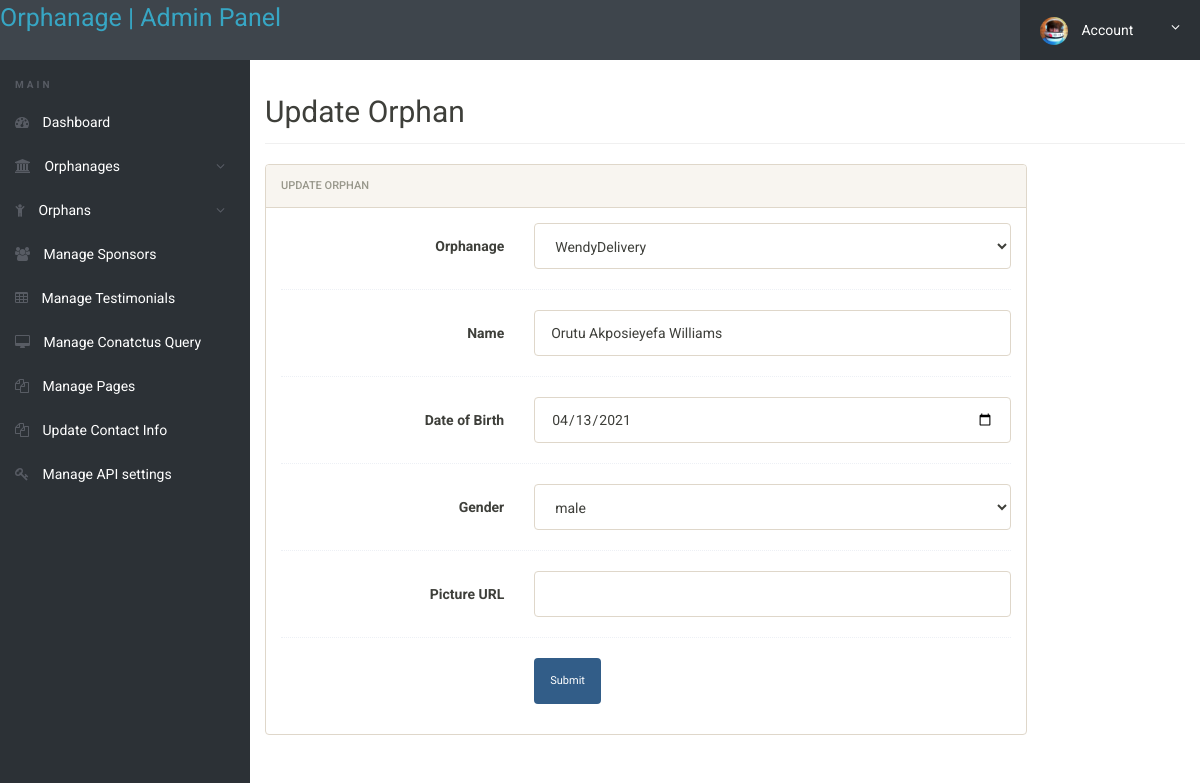
Page /admin/edit-orphan.php?orphanid=1 (signed in) on the earlier database version.
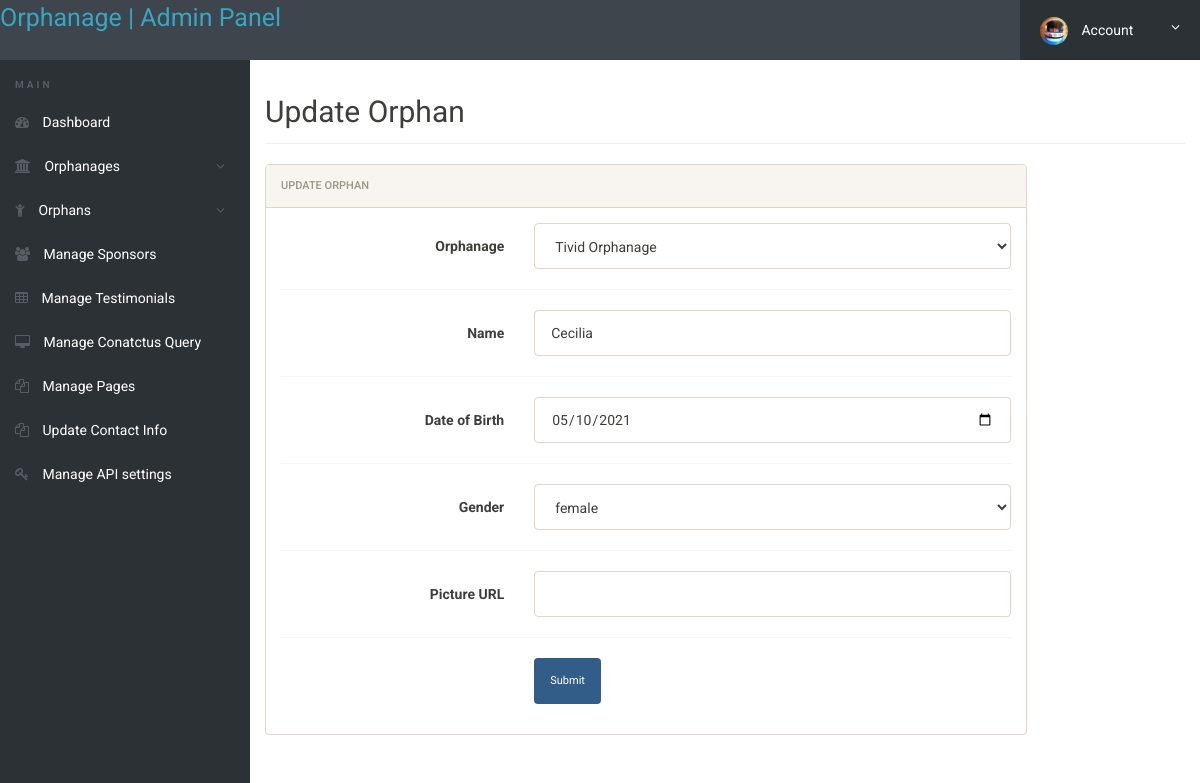
Same page on the later database version.
### tables this page shows
CREATE TABLE `orphans` (
  `id` int(11) NOT NULL,
  `orphanage_id` int(11) NOT NULL,
  `name` varchar(300) NOT NULL,
  `dob` date NOT NULL,
  `gender` varchar(300) NOT NULL,
  `picture` varchar(255) DEFAULT NULL,
  `created_at` datetime NOT NULL DEFAULT CURRENT_TIMESTAMP
);

### admin/edit-orphan.php (the view, shortened to what this page needs)
<?php
include('../includes/config.php');
if(strlen($_SESSION['alogin'])==0)
	{
header('location:index.php');
}
else{
?>
<!doctype html>
<html lang="en" class="no-js">
<head>
	<link rel="stylesheet" href="css/font-awesome.min.css">
	<link rel="stylesheet" href="css/bootstrap.min.css">
	<link rel="stylesheet" href="css/dataTables.bootstrap.min.css">
	<link rel="stylesheet" href="css/bootstrap-social.css">
	<link rel="stylesheet" href="css/bootstrap-select.css">
	<link rel="stylesheet" href="css/fileinput.min.css">
	<link rel="stylesheet" href="css/awesome-bootstrap-checkbox.css">
	<link rel="stylesheet" href="css/style.css">
</head>
<body>
	<?php include('includes/header.php');?>
	<div class="ts-main-content">
	<?php include('includes/leftbar.php');?>
		<div class="content-wrapper">
			<div class="container-fluid">
				<div class="row">
					<div class="col-md-12">
						<h2 class="page-title">Update Orphan</h2>
						<div class="row">
							<div class="col-md-10">
								<div class="panel panel-default">
									<div class="panel-heading">Update Orphan</div>
									<div class="panel-body">
										<form method="post" name="editorphanage" class="form-horizontal" onSubmit="return valid();">
<?php
$id=$_GET['orphanid'];
$ret="select * from orphans where id=:id";
$query= $dbh -> prepare($ret);
$query->bindParam(':id',$id, PDO::PARAM_STR);
$query-> execute();
$results = $query -> fetchAll(PDO::FETCH_OBJ);
if($query -> rowCount() > 0)
{
foreach($results as $result)
{
?>
											<div class="form-group">
												<label class="col-sm-4 control-label">Orphanage</label>
												<div class="col-sm-8">
													<select class="form-control" name="orphanage" id="orphanage" required>
														<?php
														$row = $dbh->query("select id, name from orphanage")->fetchAll(PDO::FETCH_OBJ);
														foreach ($row as $res) {
															echo '<option value="'.$res->id.'">'.$res->name.'</option>';
														}
														?>
													</select>
												</div>
											</div>
											<div class="hr-dashed"></div>
											<div class="form-group">
												<label class="col-sm-4 control-label">Name</label>
												<div class="col-sm-8">
													<input type="text" class="form-control" name="name" id="name" value="<?php echo htmlentities($result->name);?>" required>
												</div>
											</div>
											<div class="hr-dashed"></div>
											<div class="form-group">
												<label class="col-sm-4 control-label">Date of Birth</label>
												<div class="col-sm-8">
													<input type="date" class="form-control" name="dob" id="dob" value="<?php echo htmlentities($result->dob);?>" required>
												</div>
											</div>
											<div class="hr-dashed"></div>
											<div class="form-group">
												<label class="col-sm-4 control-label">Gender</label>
												<div class="col-sm-8">
													<select class="form-control" name="gender" id="gender" required>
														<option><?php echo htmlentities($result->gender);?></option>
													</select>
												</div>
											</div>
											<div class="hr-dashed"></div>
											<div class="form-group">
												<label class="col-sm-4 control-label">Picture URL</label>
												<div class="col-sm-8">
													<input type="url" class="form-control" name="picture" id="picture" required>
												</div>
											</div>
											<div class="hr-dashed"></div>
										<?php }} ?>
											<div class="form-group">
												<div class="col-sm-8 col-sm-offset-4">
													<button class="btn btn-primary" name="submit" type="submit">Submit</button>
												</div>
											</div>
										</form>
									</div>
								</div>
							</div>
						</div>
					</div>
				</div>
			</div>
		</div>
	</div>
</body>
</html>
<?php } ?>

Differences in the rows shown:
changed orphans: orphanage "WendyDelivery" → "Tivid Orphanage"; name "Orutu Akposieyefa Williams" → "Cecilia"; dob "04/13/2021" → "05/10/2021"; gender "male" → "female"
